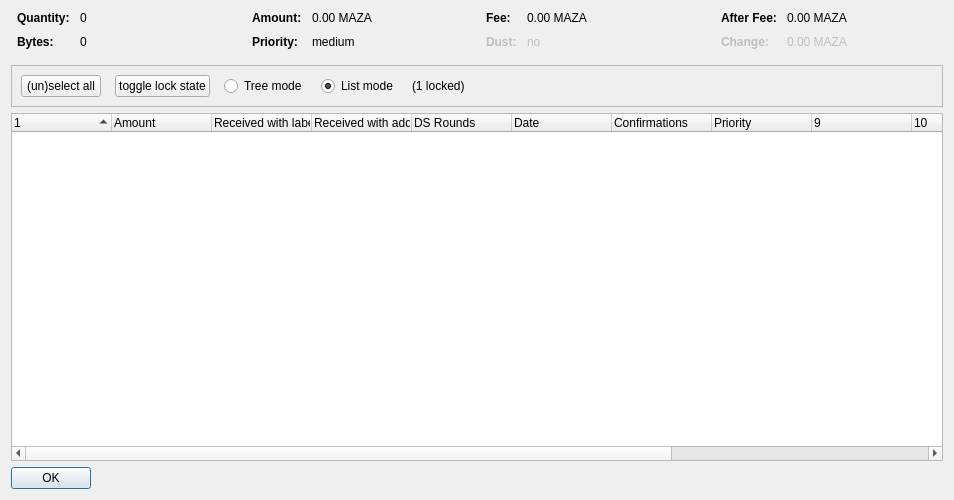
<?xml version="1.0" encoding="UTF-8"?>
<ui version="4.0">
 <class>CoinControlDialog</class>
 <widget class="QDialog" name="CoinControlDialog">
  <property name="geometry">
   <rect>
    <x>0</x>
    <y>0</y>
    <width>954</width>
    <height>500</height>
   </rect>
  </property>
  <property name="windowTitle">
   <string>Coin Selection</string>
  </property>
  <layout class="QVBoxLayout" name="verticalLayout">
   <item>
    <layout class="QHBoxLayout" name="horizontalLayoutTop" stretch="0,0,0,0">
     <property name="topMargin">
      <number>0</number>
     </property>
     <property name="bottomMargin">
      <number>10</number>
     </property>
     <item>
      <layout class="QFormLayout" name="formLayoutCoinControl1">
       <property name="horizontalSpacing">
        <number>10</number>
       </property>
       <property name="verticalSpacing">
        <number>10</number>
       </property>
       <property name="leftMargin">
        <number>6</number>
       </property>
       <property name="rightMargin">
        <number>6</number>
       </property>
       <item row="0" column="0">
        <widget class="QLabel" name="labelCoinControlQuantityText">
         <property name="font">
          <font>
           <weight>75</weight>
           <bold>true</bold>
          </font>
         </property>
         <property name="text">
          <string>Quantity:</string>
         </property>
        </widget>
       </item>
       <item row="0" column="1">
        <widget class="QLabel" name="labelCoinControlQuantity">
         <property name="cursor">
          <cursorShape>IBeamCursor</cursorShape>
         </property>
         <property name="contextMenuPolicy">
          <enum>Qt::ActionsContextMenu</enum>
         </property>
         <property name="text">
          <string notr="true">0</string>
         </property>
         <property name="textInteractionFlags">
          <set>Qt::LinksAccessibleByMouse|Qt::TextSelectableByKeyboard|Qt::TextSelectableByMouse</set>
         </property>
        </widget>
       </item>
       <item row="1" column="0">
        <widget class="QLabel" name="labelCoinControlBytesText">
         <property name="font">
          <font>
           <weight>75</weight>
           <bold>true</bold>
          </font>
         </property>
         <property name="text">
          <string>Bytes:</string>
         </property>
        </widget>
       </item>
       <item row="1" column="1">
        <widget class="QLabel" name="labelCoinControlBytes">
         <property name="cursor">
          <cursorShape>IBeamCursor</cursorShape>
         </property>
         <property name="contextMenuPolicy">
          <enum>Qt::ActionsContextMenu</enum>
         </property>
         <property name="text">
          <string notr="true">0</string>
         </property>
         <property name="textInteractionFlags">
          <set>Qt::LinksAccessibleByMouse|Qt::TextSelectableByKeyboard|Qt::TextSelectableByMouse</set>
         </property>
        </widget>
       </item>
      </layout>
     </item>
     <item>
      <layout class="QFormLayout" name="formLayoutCoinControl2">
       <property name="horizontalSpacing">
        <number>10</number>
       </property>
       <property name="verticalSpacing">
        <number>10</number>
       </property>
       <property name="leftMargin">
        <number>6</number>
       </property>
       <property name="rightMargin">
        <number>6</number>
       </property>
       <item row="0" column="0">
        <widget class="QLabel" name="labelCoinControlAmountText">
         <property name="font">
          <font>
           <weight>75</weight>
           <bold>true</bold>
          </font>
         </property>
         <property name="text">
          <string>Amount:</string>
         </property>
        </widget>
       </item>
       <item row="0" column="1">
        <widget class="QLabel" name="labelCoinControlAmount">
         <property name="cursor">
          <cursorShape>IBeamCursor</cursorShape>
         </property>
         <property name="contextMenuPolicy">
          <enum>Qt::ActionsContextMenu</enum>
         </property>
         <property name="text">
          <string notr="true">0.00 MAZA</string>
         </property>
         <property name="textInteractionFlags">
          <set>Qt::LinksAccessibleByMouse|Qt::TextSelectableByKeyboard|Qt::TextSelectableByMouse</set>
         </property>
        </widget>
       </item>
       <item row="1" column="0">
        <widget class="QLabel" name="labelCoinControlPriorityText">
         <property name="font">
          <font>
           <weight>75</weight>
           <bold>true</bold>
          </font>
         </property>
         <property name="text">
          <string>Priority:</string>
         </property>
        </widget>
       </item>
       <item row="1" column="1">
        <widget class="QLabel" name="labelCoinControlPriority">
         <property name="cursor">
          <cursorShape>IBeamCursor</cursorShape>
         </property>
         <property name="contextMenuPolicy">
          <enum>Qt::ActionsContextMenu</enum>
         </property>
         <property name="text">
          <string>medium</string>
         </property>
         <property name="textInteractionFlags">
          <set>Qt::LinksAccessibleByMouse|Qt::TextSelectableByKeyboard|Qt::TextSelectableByMouse</set>
         </property>
        </widget>
       </item>
      </layout>
     </item>
     <item>
      <layout class="QFormLayout" name="formLayoutCoinControl3">
       <property name="horizontalSpacing">
        <number>10</number>
       </property>
       <property name="verticalSpacing">
        <number>10</number>
       </property>
       <property name="leftMargin">
        <number>6</number>
       </property>
       <property name="rightMargin">
        <number>6</number>
       </property>
       <item row="0" column="0">
        <widget class="QLabel" name="labelCoinControlFeeText">
         <property name="font">
          <font>
           <weight>75</weight>
           <bold>true</bold>
          </font>
         </property>
         <property name="text">
          <string>Fee:</string>
         </property>
        </widget>
       </item>
       <item row="0" column="1">
        <widget class="QLabel" name="labelCoinControlFee">
         <property name="cursor">
          <cursorShape>IBeamCursor</cursorShape>
         </property>
         <property name="contextMenuPolicy">
          <enum>Qt::ActionsContextMenu</enum>
         </property>
         <property name="text">
          <string notr="true">0.00 MAZA</string>
         </property>
         <property name="textInteractionFlags">
          <set>Qt::LinksAccessibleByMouse|Qt::TextSelectableByKeyboard|Qt::TextSelectableByMouse</set>
         </property>
        </widget>
       </item>
       <item row="1" column="0">
        <widget class="QLabel" name="labelCoinControlLowOutputText">
         <property name="enabled">
          <bool>false</bool>
         </property>
         <property name="font">
          <font>
           <weight>75</weight>
           <bold>true</bold>
          </font>
         </property>
         <property name="text">
          <string>Dust:</string>
         </property>
        </widget>
       </item>
       <item row="1" column="1">
        <widget class="QLabel" name="labelCoinControlLowOutput">
         <property name="enabled">
          <bool>false</bool>
         </property>
         <property name="cursor">
          <cursorShape>IBeamCursor</cursorShape>
         </property>
         <property name="contextMenuPolicy">
          <enum>Qt::ActionsContextMenu</enum>
         </property>
         <property name="text">
          <string>no</string>
         </property>
         <property name="textInteractionFlags">
          <set>Qt::LinksAccessibleByMouse|Qt::TextSelectableByKeyboard|Qt::TextSelectableByMouse</set>
         </property>
        </widget>
       </item>
      </layout>
     </item>
     <item>
      <layout class="QFormLayout" name="formLayoutCoinControl4">
       <property name="horizontalSpacing">
        <number>10</number>
       </property>
       <property name="verticalSpacing">
        <number>10</number>
       </property>
       <property name="leftMargin">
        <number>6</number>
       </property>
       <property name="rightMargin">
        <number>6</number>
       </property>
       <item row="0" column="0">
        <widget class="QLabel" name="labelCoinControlAfterFeeText">
         <property name="font">
          <font>
           <weight>75</weight>
           <bold>true</bold>
          </font>
         </property>
         <property name="text">
          <string>After Fee:</string>
         </property>
        </widget>
       </item>
       <item row="0" column="1">
        <widget class="QLabel" name="labelCoinControlAfterFee">
         <property name="cursor">
          <cursorShape>IBeamCursor</cursorShape>
         </property>
         <property name="contextMenuPolicy">
          <enum>Qt::ActionsContextMenu</enum>
         </property>
         <property name="text">
          <string notr="true">0.00 MAZA</string>
         </property>
         <property name="textInteractionFlags">
          <set>Qt::LinksAccessibleByMouse|Qt::TextSelectableByKeyboard|Qt::TextSelectableByMouse</set>
         </property>
        </widget>
       </item>
       <item row="1" column="0">
        <widget class="QLabel" name="labelCoinControlChangeText">
         <property name="enabled">
          <bool>false</bool>
         </property>
         <property name="font">
          <font>
           <weight>75</weight>
           <bold>true</bold>
          </font>
         </property>
         <property name="text">
          <string>Change:</string>
         </property>
        </widget>
       </item>
       <item row="1" column="1">
        <widget class="QLabel" name="labelCoinControlChange">
         <property name="enabled">
          <bool>false</bool>
         </property>
         <property name="cursor">
          <cursorShape>IBeamCursor</cursorShape>
         </property>
         <property name="contextMenuPolicy">
          <enum>Qt::ActionsContextMenu</enum>
         </property>
         <property name="text">
          <string notr="true">0.00 MAZA</string>
         </property>
         <property name="textInteractionFlags">
          <set>Qt::LinksAccessibleByMouse|Qt::TextSelectableByKeyboard|Qt::TextSelectableByMouse</set>
         </property>
        </widget>
       </item>
      </layout>
     </item>
    </layout>
   </item>
   <item>
    <widget class="QFrame" name="frame">
     <property name="minimumSize">
      <size>
       <width>0</width>
       <height>40</height>
      </size>
     </property>
     <property name="frameShape">
      <enum>QFrame::StyledPanel</enum>
     </property>
     <property name="frameShadow">
      <enum>QFrame::Sunken</enum>
     </property>
     <layout class="QHBoxLayout" name="horizontalLayout">
      <item>
       <layout class="QHBoxLayout" name="horizontalLayoutPanel" stretch="0,0,0,0,0,0">
        <property name="spacing">
         <number>14</number>
        </property>
        <item>
         <widget class="QPushButton" name="pushButtonSelectAll">
          <property name="sizePolicy">
           <sizepolicy hsizetype="Maximum" vsizetype="Fixed">
            <horstretch>0</horstretch>
            <verstretch>0</verstretch>
           </sizepolicy>
          </property>
          <property name="text">
           <string>(un)select all</string>
          </property>
          <property name="autoDefault">
           <bool>false</bool>
          </property>
         </widget>
        </item>
        <item>
         <widget class="QPushButton" name="pushButtonToggleLock">
          <property name="sizePolicy">
           <sizepolicy hsizetype="Maximum" vsizetype="Fixed">
            <horstretch>0</horstretch>
            <verstretch>0</verstretch>
           </sizepolicy>
          </property>
          <property name="text">
           <string>toggle lock state</string>
          </property>
          <property name="autoDefault">
           <bool>false</bool>
          </property>
         </widget>
        </item>
        <item>
         <widget class="QRadioButton" name="radioTreeMode">
          <property name="sizePolicy">
           <sizepolicy hsizetype="Maximum" vsizetype="Fixed">
            <horstretch>0</horstretch>
            <verstretch>0</verstretch>
           </sizepolicy>
          </property>
          <property name="text">
           <string>Tree mode</string>
          </property>
         </widget>
        </item>
        <item>
         <widget class="QRadioButton" name="radioListMode">
          <property name="sizePolicy">
           <sizepolicy hsizetype="Maximum" vsizetype="Fixed">
            <horstretch>0</horstretch>
            <verstretch>0</verstretch>
           </sizepolicy>
          </property>
          <property name="text">
           <string>List mode</string>
          </property>
          <property name="checked">
           <bool>true</bool>
          </property>
         </widget>
        </item>
        <item>
         <widget class="QLabel" name="labelLocked">
          <property name="text">
           <string>(1 locked)</string>
          </property>
         </widget>
        </item>
        <item>
         <spacer name="horizontalSpacer">
          <property name="orientation">
           <enum>Qt::Horizontal</enum>
          </property>
          <property name="sizeHint" stdset="0">
           <size>
            <width>40</width>
            <height>20</height>
           </size>
          </property>
         </spacer>
        </item>
       </layout>
      </item>
     </layout>
    </widget>
   </item>
   <item>
    <widget class="CoinControlTreeWidget" name="treeWidget">
     <property name="contextMenuPolicy">
      <enum>Qt::CustomContextMenu</enum>
     </property>
     <property name="sortingEnabled">
      <bool>false</bool>
     </property>
     <property name="columnCount">
      <number>13</number>
     </property>
     <attribute name="headerShowSortIndicator" stdset="0">
      <bool>true</bool>
     </attribute>
     <attribute name="headerStretchLastSection">
      <bool>false</bool>
     </attribute>
     <column>
      <property name="text">
       <string/>
      </property>
     </column>
     <column>
      <property name="text">
       <string>Amount</string>
      </property>
     </column>
     <column>
      <property name="text">
       <string>Received with label</string>
      </property>
     </column>
     <column>
      <property name="text">
       <string>Received with address</string>
      </property>
     </column>
     <column>
      <property name="text">
       <string>DS Rounds</string>
      </property>
     </column>
     <column>
      <property name="text">
       <string>Date</string>
      </property>
     </column>
     <column>
      <property name="text">
       <string>Confirmations</string>
      </property>
      <property name="toolTip">
       <string>Confirmed</string>
      </property>
     </column>
     <column>
      <property name="text">
       <string>Priority</string>
      </property>
     </column>
     <column>
      <property name="text">
       <string/>
      </property>
     </column>
     <column>
      <property name="text">
       <string/>
      </property>
     </column>
     <column>
      <property name="text">
       <string/>
      </property>
     </column>
     <column>
      <property name="text">
       <string/>
      </property>
     </column>
     <column>
      <property name="text">
       <string/>
      </property>
     </column>
    </widget>
   </item>
   <item>
    <widget class="QDialogButtonBox" name="buttonBox">
     <property name="sizePolicy">
      <sizepolicy hsizetype="Maximum" vsizetype="Fixed">
       <horstretch>0</horstretch>
       <verstretch>0</verstretch>
      </sizepolicy>
     </property>
     <property name="orientation">
      <enum>Qt::Horizontal</enum>
     </property>
     <property name="standardButtons">
      <set>QDialogButtonBox::Ok</set>
     </property>
    </widget>
   </item>
  </layout>
 </widget>
 <customwidgets>
  <customwidget>
   <class>CoinControlTreeWidget</class>
   <extends>QTreeWidget</extends>
   <header>coincontroltreewidget.h</header>
  </customwidget>
 </customwidgets>
 <resources/>
 <connections/>
</ui>
